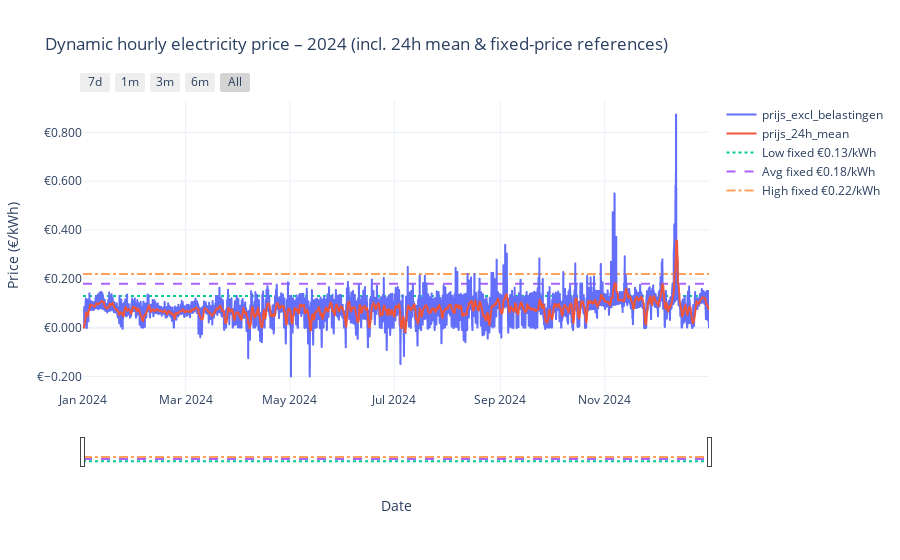

This figure's notebook cell:
### Code cell
import pandas as pd
import plotly.express as px
import plotly.graph_objects as go

# -----------------------------
# 1) Load & prepare the data
# -----------------------------
csv_path = "jeroen_punt_nl_dynamische_stroomprijzen_jaar_2024.csv"

# auto-detect ; or , as separator; parse Dutch decimals with comma
df = pd.read_csv(csv_path, sep=None, engine="python", decimal=",")

# use local NL timestamp
df["datum_nl"] = pd.to_datetime(df["datum_nl"])
df = df.sort_values("datum_nl")

# ensure the price is numeric (€/kWh)
df["prijs_excl_belastingen"] = pd.to_numeric(df["prijs_excl_belastingen"], errors="coerce")

# optional smooth reference (24h rolling mean)
df["prijs_24h_mean"] = df["prijs_excl_belastingen"].rolling(24, min_periods=1).mean()

# -----------------------------
# 2) Fixed-price reference levels (ALL shown in the LEGEND)
# -----------------------------
FIX_LOW  = 0.13   # €/kWh  (laag)
FIX_AVG  = 0.18   # €/kWh  (gemiddeld)
FIX_HIGH = 0.22   # €/kWh  (hoog)

# -----------------------------
# 3) Plotly Express line figure (dynamic + 24h mean)
# -----------------------------
fig = px.line(
    df,
    x="datum_nl",
    y=["prijs_excl_belastingen", "prijs_24h_mean"],
    labels={"datum_nl": "Date", "value": "Price (€/kWh)", "variable": ""},
    title="Dynamic hourly electricity price – 2024 (incl. 24h mean & fixed-price references)",
    template="plotly_white"
)

# nicer hover + ranges
fig.update_layout(
    hovermode="x unified",
    xaxis=dict(
        rangeselector=dict(
            buttons=[
                dict(count=7, step="day", stepmode="backward", label="7d"),
                dict(count=1, step="month", stepmode="backward", label="1m"),
                dict(count=3, step="month", stepmode="backward", label="3m"),
                dict(count=6, step="month", stepmode="backward", label="6m"),
                dict(step="all", label="All"),
            ]
        ),
        rangeslider=dict(visible=True),
        type="date",
    ),
)
fig.update_yaxes(tickprefix="€", tickformat=".3f")
fig.update_traces(hovertemplate="%{x|%Y-%m-%d %H:%M}<br>€%{y:.3f}")

# -----------------------------
# 4) Add fixed-price reference LINES as real traces (so they appear in the LEGEND)
# -----------------------------
x0, x1 = df["datum_nl"].min(), df["datum_nl"].max()

for y, name, dash in [
    (FIX_LOW,  f"Low fixed €{FIX_LOW:.2f}/kWh",  "dot"),
    (FIX_AVG,  f"Avg fixed €{FIX_AVG:.2f}/kWh",  "dash"),
    (FIX_HIGH, f"High fixed €{FIX_HIGH:.2f}/kWh", "dashdot"),
]:
    fig.add_trace(
        go.Scatter(
            x=[x0, x1], y=[y, y],
            mode="lines",
            name=name,
            line=dict(dash=dash, width=2),
            hoverinfo="skip",        # keep hover clean on the main series
            showlegend=True
        )
    )

# If you prefer only the raw hourly line, hide the rolling mean:
# fig.for_each_trace(lambda tr: tr.update(visible="legendonly") if tr.name=="prijs_24h_mean" else ())

fig.show()

### Figure 1 — Plotly figure (JSON) as saved in the notebook; plotly's stock layout.template omitted (floating-point values rounded to 4 significant figures; data arrays with more than 128 entries replaced by an {"elided": "..."} marker saying what was removed)
{"data": [{"hovertemplate": "%{x|%Y-%m-%d %H:%M}<br>€%{y:.3f}", "legendgroup": "prijs_excl_belastingen", "line": {"color": "#636efa", "dash": "solid"}, "marker": {"symbol": "circle"}, "mode": "lines", "name": "prijs_excl_belastingen", "showlegend": true, "type": "scattergl", "x": {"elided": "8783 str values"}, "xaxis": "x", "y": {"elided": "8783 float values"}, "yaxis": "y"}, {"hovertemplate": "%{x|%Y-%m-%d %H:%M}<br>€%{y:.3f}", "legendgroup": "prijs_24h_mean", "line": {"color": "#EF553B", "dash": "solid"}, "marker": {"symbol": "circle"}, "mode": "lines", "name": "prijs_24h_mean", "showlegend": true, "type": "scattergl", "x": {"elided": "8783 str values"}, "xaxis": "x", "y": {"elided": "8783 float values"}, "yaxis": "y"}, {"hoverinfo": "skip", "line": {"dash": "dot", "width": 2}, "mode": "lines", "name": "Low fixed €0.13/kWh", "showlegend": true, "type": "scatter", "x": ["2024-01-01T00:00:00", "2024-12-31T23:00:00"], "y": [0.13, 0.13]}, {"hoverinfo": "skip", "line": {"dash": "dash", "width": 2}, "mode": "lines", "name": "Avg fixed €0.18/kWh", "showlegend": true, "type": "scatter", "x": ["2024-01-01T00:00:00", "2024-12-31T23:00:00"], "y": [0.18, 0.18]}, {"hoverinfo": "skip", "line": {"dash": "dashdot", "width": 2}, "mode": "lines", "name": "High fixed €0.22/kWh", "showlegend": true, "type": "scatter", "x": ["2024-01-01T00:00:00", "2024-12-31T23:00:00"], "y": [0.22, 0.22]}], "layout": {"hovermode": "x unified", "legend": {"title": {"text": ""}, "tracegroupgap": 0}, "title": {"text": "Dynamic hourly electricity price – 2024 (incl. 24h mean & fixed-price references)"}, "xaxis": {"anchor": "y", "domain": [0, 1], "rangeselector": {"buttons": [{"count": 7, "label": "7d", "step": "day", "stepmode": "backward"}, {"count": 1, "label": "1m", "step": "month", "stepmode": "backward"}, {"count": 3, "label": "3m", "step": "month", "stepmode": "backward"}, {"count": 6, "label": "6m", "step": "month", "stepmode": "backward"}, {"label": "All", "step": "all"}]}, "rangeslider": {"visible": true}, "title": {"text": "Date"}, "type": "date"}, "yaxis": {"anchor": "x", "domain": [0, 1], "tickformat": ".3f", "tickprefix": "€", "title": {"text": "Price (€/kWh)"}}}}
